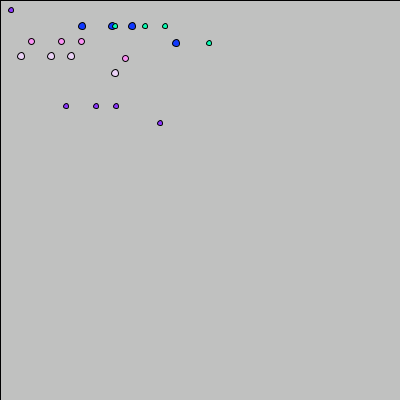
Frame 1 (no input)
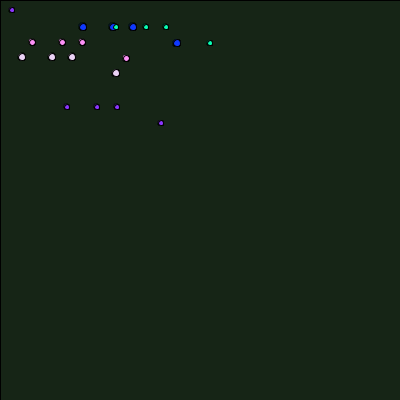
Frame 60 (the mouse pressed at the canvas centre just before this capture)
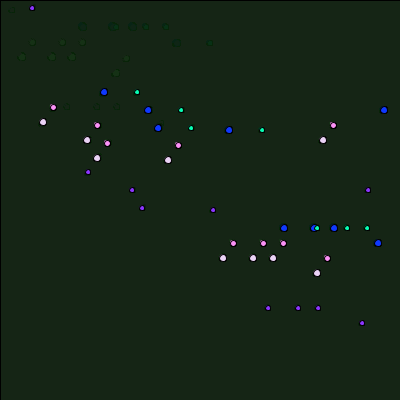
Frame 120 (the mouse held since frame 60 and released just before this capture)

The Processing sketch that drew these frames (run headless with seeded random() and noise(); from frame 60 on, the mouse is pressed at the canvas centre):

// Processing sketch: processing_89013
// ── processing_89013.pde

void setup() {
  size(400, 400);
}


void draw(){
   int s = second();
  int h = hour();
  
  fill(s, s + s,  s, s );
  rect(0, 0, 400, 400);
  
STARS(mouseY + s + 30, mouseY + s);
STARS(mouseY + s, mouseX + s);
STARS(mouseX + s + 50, mouseX + s);
STARS(mouseY + s + 94, mouseX + 33);
STARS(mouseX + s - 55, mouseX - 80);
STARS(mouseY + s + 100, mouseY - 100);
STARS(mouseX + s + 100, mouseX - 100);
STARS(mouseX - s - 100, mouseX - 100);
STARS(mouseX - s- 200, mouseX - 300 + s);
STARS(mouseY - s- 300, mouseX - 200 + s);
STARS(mouseY + s - 180, mouseX -100 - s);
STARS(mouseX - s - 90, mouseX - 100 + s);
}

void STARS(int x, int y){
  fill(234, 210, 245);
  ellipse( x+ 5, y + 40, 7,7);
 fill(8, 255, 179);
 ellipse(x + 99, y + 10, 5, 5);
 fill(252, 145, 246);
 ellipse (x + 15, y + 25, 6,6);
 fill(15, 57, 255);
 ellipse ( x + 66, y + 10, 7, 7);
 fill(140, 54, 255);
 ellipse( x + 50, y + 90, 5, 5);
}
